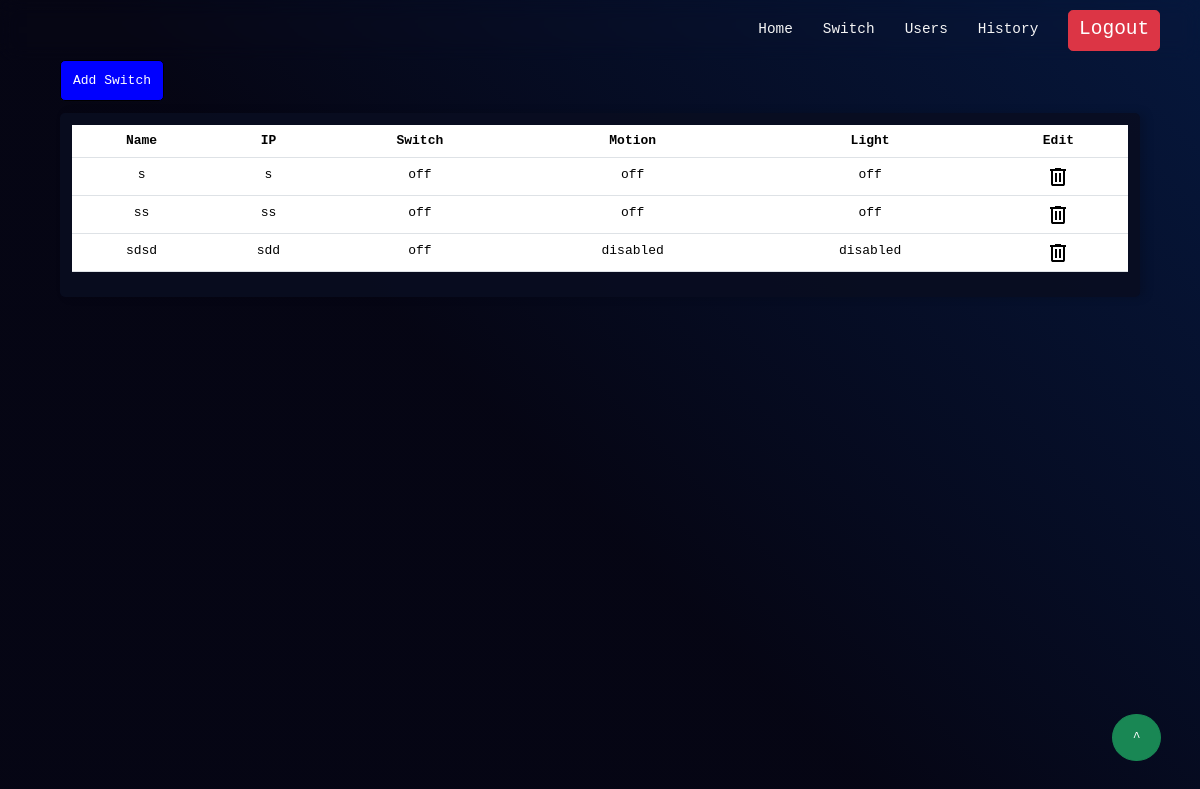
Screenshot of /frontend/switch.php (signed in) with the database file from the repository.
### tables this page shows
CREATE TABLE `switch` (
  `id` int(100) NOT NULL,
  `name` varchar(100) NOT NULL,
  `ip_address` varchar(100) NOT NULL,
  `switch` varchar(100) NOT NULL,
  `motion` varchar(100) NOT NULL,
  `light` varchar(100) NOT NULL,
  `status` varchar(100) NOT NULL DEFAULT 'unrestrict',
  `user` varchar(100) NOT NULL DEFAULT 'all'
);

### frontend/switch.php (the view, shortened to what this page needs)
<?php
    include '../backend/database_config.php';
?>
<!DOCTYPE html>
<html lang="en">
<head>
    <link rel="stylesheet" href="./styles/switch.css">
    <link rel="stylesheet" href="../frontend/bootstrap/css/bootstrap.css">
</head>
<body>
    <nav>
        <div class="navCon" id="NavCon">
            <a href="./admin_home.php" class="links">Home</a>
            <a href="./switch.php" class="links">Switch</a>
            <a href="./users.php" class="links">Users</a>
            <a href="./history.php" class="links">History</a>
            <a href="../backend/logout.php" class="btn btn-danger fs-4">Logout</a>
        </div>
    </nav>
    <section>
        <button class="addSwitchBtn" onclick="handleModal()">Add Switch</button>
        <div class="switchCon">
            <table class="table">
                <tr>
                    <th>Name</th>
                    <th>IP</th>
                    <th>Switch</th>
                    <th>Motion</th>
                    <th>Light</th>
                    <th>Edit</th>
                </tr>
                <?php
                $sql = "SELECT * FROM switch ORDER BY id DESC";
                $switchResult = $conn->query($sql);
                while ($switch = $switchResult->fetch_assoc()) {
                ?>
                <tr>
                    <td> <?php echo $switch['name']; ?> </td>
                    <td> <?php echo $switch['ip_address']; ?> </td>
                    <td> <?php echo $switch['switch']; ?> </td>
                    <td> <?php echo $switch['motion']; ?> </td>
                    <td> <?php echo $switch['light']; ?> </td>
                    <td>
                        <a href="../backend/delete_switch.php?id= <?php echo $switch['id'] ; ?> ">
                            <img src="./assets/delete_b.svg" alt="delete">
                        </a>
                    </td>
                </tr>
                <?php
                }
                ?>
            </table>
        </div>
        <a href="#top" class="btn btn-success position-fixed bottom-0 end-0 m-5 py-3 px-4 rounded-circle">^</a>
    </section>
</body>
</html>

### frontend/styles/switch.css (style rules this page uses)
* { padding: 0; margin: 0; font-family: monospace; }
body { display: flex; }
nav { display: flex; flex-direction: row; height: 60px; width: 100%; align-items:center; justify-content: space-between ; position: fixed; z-index: 20; backdrop-filter: blur(10px); }
.navCon { display: flex; align-items: center; gap: 30px; padding-right: 40px; backdrop-filter: blur(10px); }
.navCon .links { text-decoration: none; color: whitesmoke; font-size: 1.2vw; transition: 0.5s; }
section { width: 100%; min-height: 100vh; height: 100%; display: flex; align-items:center ; flex-direction: column; background: linear-gradient(45deg, hsla(240, 56%, 5%, 1) 44%, hsla(221, 82%, 13%, 1) 100%); }
.addSwitchBtn { margin-top: 5vw; align-self: self-start; margin-left: 5vw; padding: 0.8vw 1vw; background-color: blue ; border: 1px solid black; border-radius: 5px; color: white; }
.switchCon { padding: 1vw; margin-top: 1vw; width: 90%; box-shadow: 5px 0 10px rgba(0, 0, 0, 0.164); display: flex; justify-content: center; border-radius: 5px; background-color: rgba(9, 13, 32, 0.877); }
table { width: 90%; height: 100%; text-align: center; overflow: scroll; background-color: rgba(20, 3, 3, 0.329); }
table ,tr { height: 2vw; }

### rows the page displays
switch: name "s", ip_address "s", switch "off", motion "off", light "off"
switch: name "ss", ip_address "ss", switch "off", motion "off", light "off"
switch: name "sdsd", ip_address "sdd", switch "off", motion "disabled", light "disabled"
